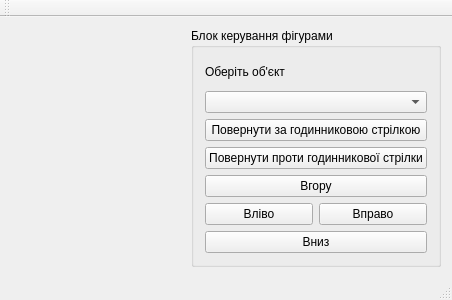
<?xml version="1.0" encoding="UTF-8"?>
<ui version="4.0">
 <class>MainWindow</class>
 <widget class="QMainWindow" name="MainWindow">
  <property name="geometry">
   <rect>
    <x>0</x>
    <y>0</y>
    <width>452</width>
    <height>300</height>
   </rect>
  </property>
  <property name="windowTitle">
   <string>MainWindow</string>
  </property>
  <widget class="QWidget" name="centralWidget">
   <layout class="QGridLayout" name="gridLayout">
    <item row="0" column="0">
     <widget class="QWidget" name="widget" native="true"/>
    </item>
    <item row="0" column="1">
     <widget class="QGroupBox" name="groupBox">
      <property name="title">
       <string>Блок керування фігурами</string>
      </property>
      <layout class="QGridLayout" name="gridLayout_2">
       <item row="3" column="0" colspan="2">
        <widget class="QPushButton" name="pushButton_6">
         <property name="text">
          <string>Повернути проти годинникової стрілки</string>
         </property>
        </widget>
       </item>
       <item row="4" column="0" colspan="2">
        <widget class="QPushButton" name="pushButton_3">
         <property name="text">
          <string>Вгору</string>
         </property>
        </widget>
       </item>
       <item row="5" column="1">
        <widget class="QPushButton" name="pushButton_5">
         <property name="text">
          <string>Вправо</string>
         </property>
        </widget>
       </item>
       <item row="2" column="0" colspan="2">
        <widget class="QPushButton" name="pushButton">
         <property name="text">
          <string>Повернути за годинниковою стрілкою</string>
         </property>
         <property name="checkable">
          <bool>false</bool>
         </property>
        </widget>
       </item>
       <item row="1" column="0" colspan="2">
        <widget class="QComboBox" name="comboBox"/>
       </item>
       <item row="5" column="0">
        <widget class="QPushButton" name="pushButton_2">
         <property name="text">
          <string>Вліво</string>
         </property>
        </widget>
       </item>
       <item row="6" column="0" colspan="2">
        <widget class="QPushButton" name="pushButton_4">
         <property name="text">
          <string>Вниз</string>
         </property>
        </widget>
       </item>
       <item row="0" column="0">
        <widget class="QLabel" name="label">
         <property name="text">
          <string>Оберіть об'єкт</string>
         </property>
        </widget>
       </item>
      </layout>
     </widget>
    </item>
   </layout>
  </widget>
  <widget class="QMenuBar" name="menuBar">
   <property name="geometry">
    <rect>
     <x>0</x>
     <y>0</y>
     <width>452</width>
     <height>21</height>
    </rect>
   </property>
  </widget>
  <widget class="QToolBar" name="mainToolBar">
   <attribute name="toolBarArea">
    <enum>TopToolBarArea</enum>
   </attribute>
   <attribute name="toolBarBreak">
    <bool>false</bool>
   </attribute>
  </widget>
  <widget class="QStatusBar" name="statusBar"/>
 </widget>
 <layoutdefault spacing="6" margin="11"/>
 <resources/>
 <connections/>
</ui>
